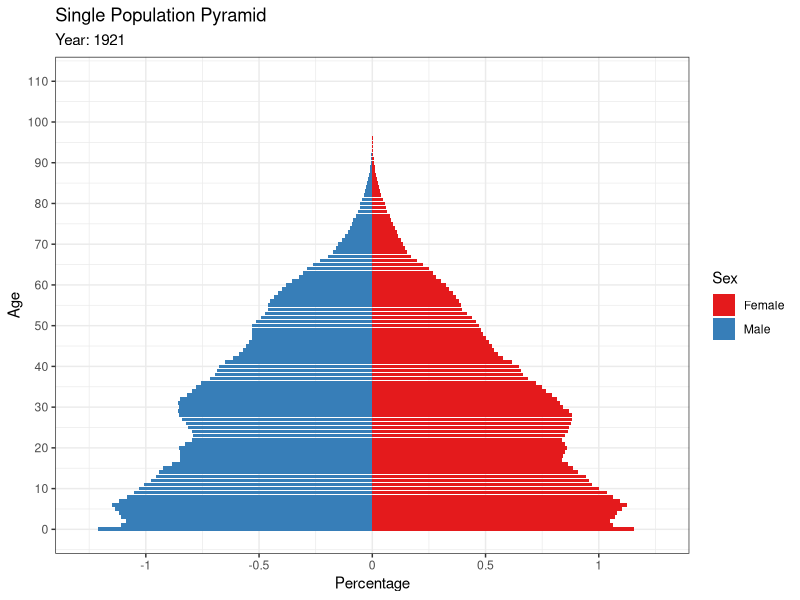
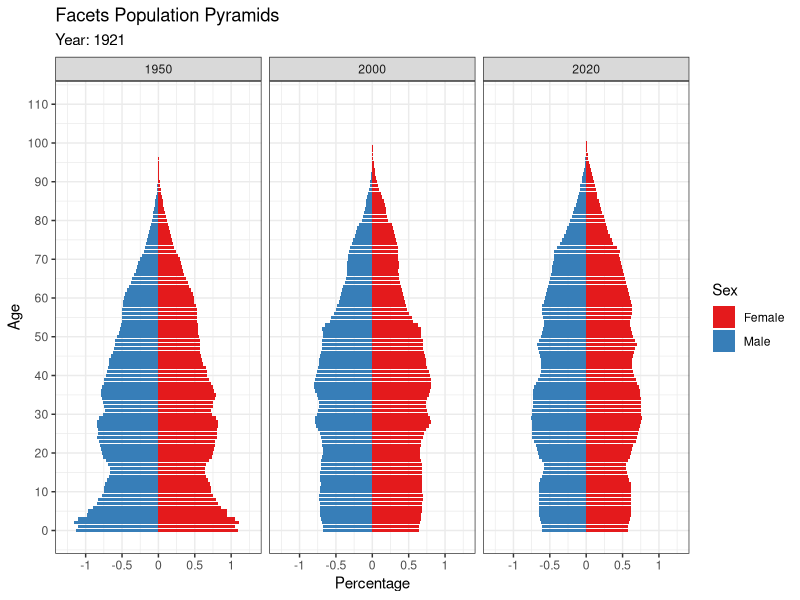
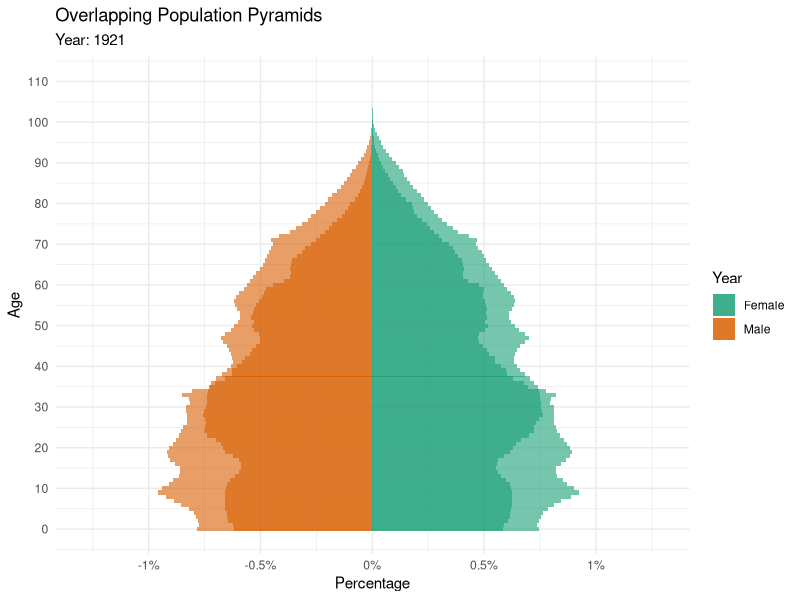

The R script that drew these images, in order:
rm(list = ls())
options(scipen = 999)
library(ggplot2)

df <- read.table("Population.txt", header=TRUE, skip=2, fill=TRUE)
str(df)
range(df$Year)

minYear <- as.numeric(range(df$Year)[1])
maxYear <- as.numeric(range(df$Year)[2])

df$Age[df$Age == "110+"] <- "110"
df$Age <- as.numeric(df$Age)

# 1. Make a single population pyramid
{
  Year1 <- minYear
  
  # We want to extract Age, Sex, Population (pct) from df
  Pop1 <- df[df$Year == Year1, ]
  Pop1$fpct <- Pop1$Female * 100 / sum(Pop1$Total)
  Pop1$mpct <- Pop1$Male * (-1) * 100 / sum(Pop1$Total)
  str(Pop1)
    # FIX: Meant to do pct's in the original, then we only 
    # branch off in order to fix column names cleanly. 
  
  # FIX: And so, when we branch, we only take YEAR, AGE, PCT
  Pop1_F <- Pop1[, c(1, 2, 6)]
  Pop1_F$Sex <- "Female" # FIX: This is a new column. 
  names(Pop1_F)[3] <- "Percentage" # FIX: This is how you rename a column.  
  # str(Pop1_F)
  
  
  Pop1_M <- Pop1[, c(1, 2, 7)]
  Pop1_M$Sex <- "Male"
  names(Pop1_M)[3] <- "Percentage"
  # str(Pop1_M)
  
  # Look, one other way is to overwrite Pop1 with rbind (under circumstances)
  Pop1 <- rbind(Pop1_F, Pop1_M)
  str(Pop1)
  
  ggplot(data = Pop1, mapping = aes(x=Age, y=Percentage, fill=Sex)) +
    geom_bar(stat = "identity") + 
    scale_y_continuous(
      labels = function(x) {x}, # 1
      limits = max(Pop1$Percentage)*c(-1.1, 1.1) # 2
    ) +
    scale_x_continuous(n.breaks=10) + # 3
    # See: labels, limits, breaks!
    coord_flip() + 
    labs(title="Single Population Pyramid",
         subtitle = paste("Year:", Year1)
    ) +
    scale_fill_brewer(palette="Set1")+
    theme_bw()
}

# 2. Make population pyramid comparisons - adjacent
# Think: I think... this uses facets? Right? But how do they work? LOL. 
  # 1) Do the FIRST step, with all the years
  # 2) Add two-ish things to the former graph. It's rather easy. 
{
  str(Pop1)
  # Notice: Pop1 has "Year" attribute. Then we can cumulatively rbind
  # more of such Pops into a `Pop_total`
  
  Pop_total <- c()
  
  for (y in unique(df$Year)) {
    PopY <- df[df$Year == y, ]
    PopY$fpct <- PopY$Female * 100 / sum(PopY$Total)
    PopY$mpct <- PopY$Male * (-1) * 100 / sum(PopY$Total)
    # str(PopY)
    # FIX: Meant to do pct's in the original, then we only 
    # branch off in order to fix column names cleanly. 
    
    # FIX: And so, when we branch, we only take YEAR, AGE, PCT
    PopY_F <- PopY[, c(1, 2, 6)]
    PopY_F$Sex <- "Female" # FIX: This is a new column. 
    names(PopY_F)[3] <- "Percentage" # FIX: This is how you rename a column.  
    # str(PopY_F)
    
    
    PopY_M <- PopY[, c(1, 2, 7)]
    PopY_M$Sex <- "Male"
    names(PopY_M)[3] <- "Percentage"
    # str(PopY_M)
    
    PopY <- rbind(PopY_F, PopY_M) # OVERWRITE
    
    Pop_total <- rbind(Pop_total, PopY) # ACCUMULATE
  }
  
  
  # There are only two-ish things you need to add, to make a facet graph:
  # 1) Subset the `data` using %in%
  # 2) Use `facet_wrap`, specifying a singular formula and ncol. 
  ggplot(data = Pop_total[Pop_total$Year %in% c(1950, 2000, 2020), ], 
         mapping = aes(x=Age, y=Percentage, fill=Sex)) +
    geom_bar(stat = "identity") + 
    facet_wrap(~Year,ncol=3)+
    scale_y_continuous(
      labels = function(x) {x}, # 1
      limits = max(Pop_total$Percentage)*c(-1.1, 1.1) # 2
    ) +
    scale_x_continuous(n.breaks=10) + # 3
    # See: labels, limits, breaks!
    coord_flip() + 
    labs(title="Facets Population Pyramids",
         subtitle = paste("Year:", Year1)
    ) +
    scale_fill_brewer(palette="Set1")+
    theme_bw()
}

# 3. Make population pyramid comparison - overlap
  # Only two new things
  # 1) You add two, separate `geom_col`'s, and with them, you specify alpha
  # 2) And that's it, lol) 
ggplot()+
  geom_col(data=Pop_total[Pop_total$Year == 1981,],
           mapping = aes(x = Age,  y = Percentage, fill = Sex),
           alpha = 0.6,width = 1,show.legend = T)+
  geom_col(data=Pop_total[Pop_total$Year == 2019,],
           mapping = aes(x = Age,  y = Percentage, fill = Sex),
           alpha = 0.6,width = 1,show.legend = T)+
  scale_y_continuous(labels = function(x){paste0(x,"%")},
                     limits = max(Pop_total$Percentage) * c(-1.1,1.1)) +
  scale_x_continuous(n.breaks = 10)+
  scale_fill_brewer(type = "qual",palette = 2)+
  labs(title="Overlapping Population Pyramids",
       subtitle = paste("Year:", Year1)
  ) +
  coord_flip()+ # flip x and y axis
  guides(fill = guide_legend("Year"))+
  theme_minimal()
